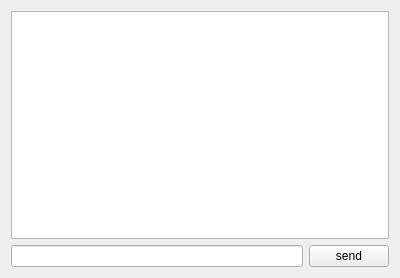
<?xml version="1.0" encoding="UTF-8"?>
<ui version="4.0">
 <class>Widget</class>
 <widget class="QWidget" name="Widget">
  <property name="geometry">
   <rect>
    <x>0</x>
    <y>0</y>
    <width>400</width>
    <height>278</height>
   </rect>
  </property>
  <property name="windowTitle">
   <string>QtRoClient</string>
  </property>
  <layout class="QVBoxLayout" name="verticalLayout">
   <item>
    <widget class="QTextEdit" name="textEdit"/>
   </item>
   <item>
    <layout class="QHBoxLayout" name="horizontalLayout">
     <item>
      <widget class="QLineEdit" name="lineEdit"/>
     </item>
     <item>
      <widget class="QPushButton" name="pushButton">
       <property name="text">
        <string>send</string>
       </property>
      </widget>
     </item>
    </layout>
   </item>
  </layout>
 </widget>
 <resources/>
 <connections/>
</ui>
